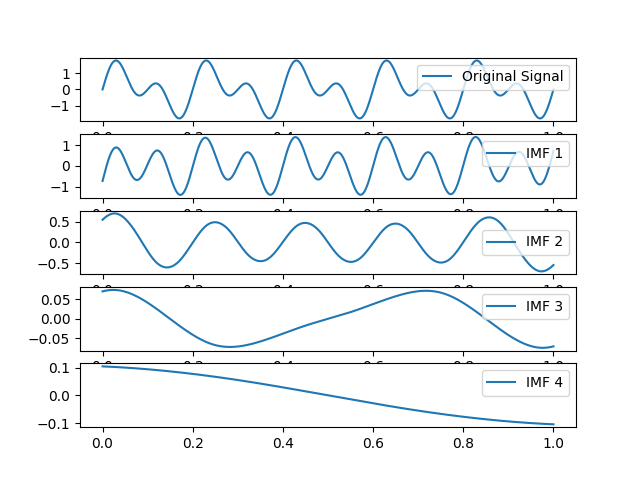

Source code (Python):
import numpy as np
import matplotlib.pyplot as plt
from PyEMD import EMD

# Generate a sample signal
t = np.linspace(0, 1, 1000)
signal = np.sin(2 * np.pi * 5 * t) + np.sin(2 * np.pi * 10 * t)

# Initialize EMD
emd = EMD()

# Perform EMD on the signal
imfs = emd(signal)

# Plot the original signal and IMFs
plt.subplot(len(imfs)+1, 1, 1)
plt.plot(t, signal, label='Original Signal')
plt.legend()

for i, imf in enumerate(imfs):
    plt.subplot(len(imfs)+1, 1, i+2)
    plt.plot(t, imf, label=f'IMF {i+1}')
    plt.legend()

plt.savefig("example")